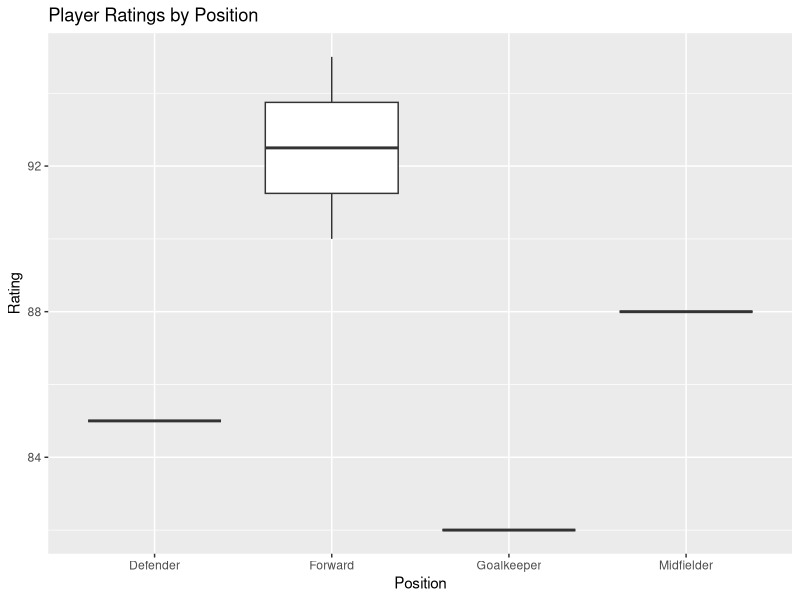

Recreate this plot in R.
# DLS26 Fan Website - R Analytics
# Data analysis and statistics

library(tidyverse)
library(ggplot2)

# Player statistics data frame
players_df <- data.frame(
  id = c(1, 2, 3, 4, 5),
  name = c("Player1", "Player2", "Player3", "Player4", "Player5"),
  position = c("Forward", "Midfielder", "Defender", "Goalkeeper", "Forward"),
  rating = c(95, 88, 85, 82, 90),
  matches_played = c(25, 22, 30, 28, 20)
)

# Match results data frame
matches_df <- data.frame(
  match_id = c(1, 2, 3, 4, 5),
  team1 = c("Team A", "Team B", "Team C", "Team A", "Team D"),
  team2 = c("Team B", "Team C", "Team D", "Team D", "Team A"),
  team1_score = c(3, 1, 2, 4, 2),
  team2_score = c(2, 1, 3, 1, 2)
)

# Calculate average rating by position
avg_rating_by_position <- players_df %>%
  group_by(position) %>%
  summarise(avg_rating = mean(rating), .groups = 'drop')

print(avg_rating_by_position)

# Visualization
ggplot(players_df, aes(x = position, y = rating)) +
  geom_boxplot() +
  labs(title = "Player Ratings by Position",
       x = "Position",
       y = "Rating")
